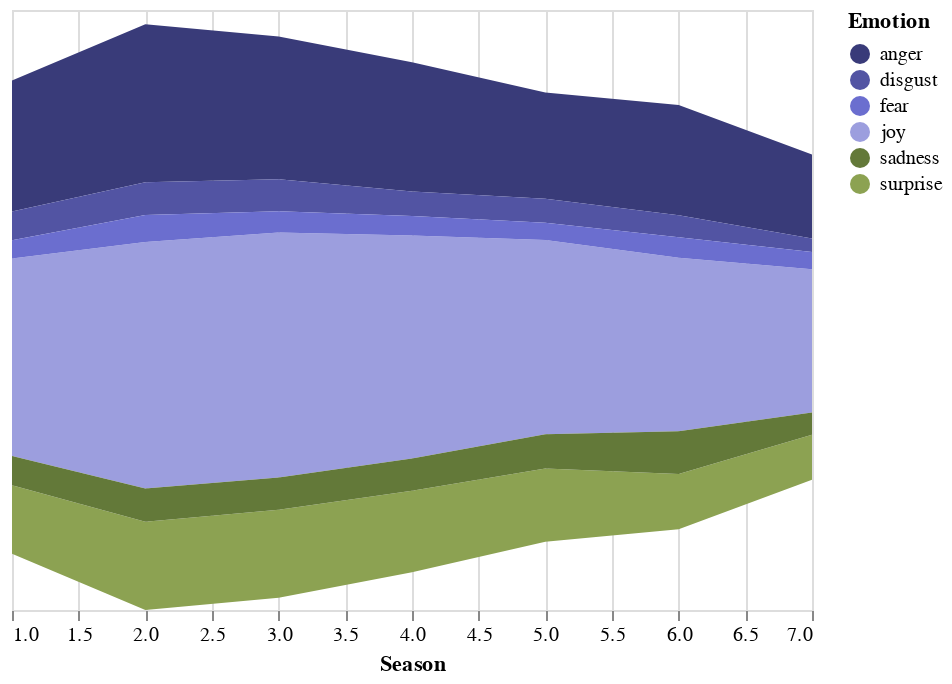

Notebook source saved alongside this figure:
### Code cell
alt.Chart(freq).mark_area().encode(
    alt.X('Season:Q', axis=alt.Axis(domain=False, tickSize=5, grid=True)),
    alt.Y('Frequency:Q', stack='center', axis=None),
    alt.Color('Emotion:N',scale=alt.Scale(scheme='category20b'))
).interactive()

### Figure 1 — Vega-Lite specification as saved in the notebook (floating-point values rounded to 4 significant figures)
{"config": {"view": {"continuousWidth": 400, "continuousHeight": 300}}, "data": {"name": "data-53807ea2360b7e819a151d55a3225de9"}, "mark": "area", "encoding": {"color": {"type": "nominal", "field": "Emotion", "scale": {"scheme": "category20b"}}, "x": {"type": "quantitative", "axis": {"domain": false, "grid": true, "tickSize": 5}, "field": "Season"}, "y": {"type": "quantitative", "axis": null, "field": "Frequency", "stack": "center"}}, "selection": {"selector001": {"type": "interval", "bind": "scales", "encodings": ["x", "y"]}}, "$schema": "https://vega.github.io/schema/vega-lite/v4.8.1.json", "datasets": {"data-53807ea2360b7e819a151d55a3225de9": [{"Season": 1, "Emotion": "joy", "Frequency": 1316}, {"Season": 1, "Emotion": "anger", "Frequency": 873}, {"Season": 1, "Emotion": "surprise", "Frequency": 456}, {"Season": 1, "Emotion": "sadness", "Frequency": 196}, {"Season": 1, "Emotion": "disgust", "Frequency": 192}, {"Season": 1, "Emotion": "fear", "Frequency": 121}, {"Season": 2, "Emotion": "joy", "Frequency": 1643}, {"Season": 2, "Emotion": "anger", "Frequency": 1053}, {"Season": 2, "Emotion": "surprise", "Frequency": 589}, {"Season": 2, "Emotion": "sadness", "Frequency": 221}, {"Season": 2, "Emotion": "disgust", "Frequency": 219}, {"Season": 2, "Emotion": "fear", "Frequency": 180}, {"Season": 3, "Emotion": "joy", "Frequency": 1632}, {"Season": 3, "Emotion": "anger", "Frequency": 952}, {"Season": 3, "Emotion": "surprise", "Frequency": 587}, {"Season": 3, "Emotion": "sadness", "Frequency": 216}, {"Season": 3, "Emotion": "disgust", "Frequency": 213}, {"Season": 3, "Emotion": "fear", "Frequency": 143}, {"Season": 4, "Emotion": "joy", "Frequency": 1486}, {"Season": 4, "Emotion": "anger", "Frequency": 862}, {"Season": 4, "Emotion": "surprise", "Frequency": 543}, {"Season": 4, "Emotion": "sadness", "Frequency": 215}, {"Season": 4, "Emotion": "disgust", "Frequency": 164}, {"Season": 4, "Emotion": "fear", "Frequency": 130}, {"Season": 5, "Emotion": "joy", "Frequency": 1294}, {"Season": 5, "Emotion": "anger", "Frequency": 709}, {"Season": 5, "Emotion": "surprise", "Frequency": 489}, {"Season": 5, "Emotion": "sadness", "Frequency": 228}, {"Season": 5, "Emotion": "disgust", "Frequency": 159}, {"Season": 5, "Emotion": "fear", "Frequency": 116}, {"Season": 6, "Emotion": "joy", "Frequency": 1158}, {"Season": 6, "Emotion": "anger", "Frequency": 735}, {"Season": 6, "Emotion": "surprise", "Frequency": 369}, {"Season": 6, "Emotion": "sadness", "Frequency": 284}, {"Season": 6, "Emotion": "disgust", "Frequency": 147}, {"Season": 6, "Emotion": "fear", "Frequency": 136}, {"Season": 7, "Emotion": "joy", "Frequency": 955}, {"Season": 7, "Emotion": "anger", "Frequency": 560}, {"Season": 7, "Emotion": "surprise", "Frequency": 300}, {"Season": 7, "Emotion": "sadness", "Frequency": 148}, {"Season": 7, "Emotion": "fear", "Frequency": 115}, {"Season": 7, "Emotion": "disgust", "Frequency": 90}]}}
